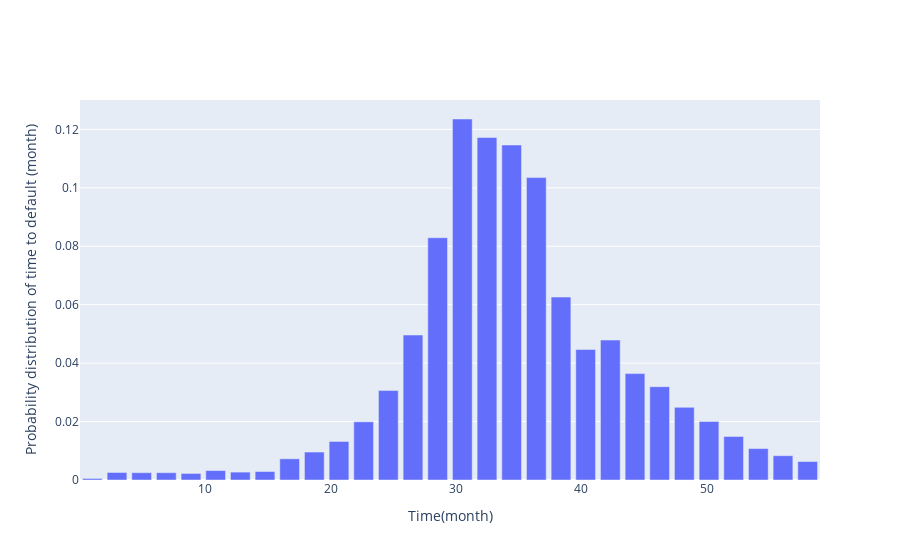

Write notebook code for a chart like this one.
### Markdown cell above
### <p style='text-align: justify;'> Remark </p>

<p style='text-align: justify;'> In case which the probability of an event happening (here default) is given, the survival function and then the time to default can be calculated analytically, accordingly. the analytical solution might have some advantages over the numerical solutions. One of the main advantages of the analytical solution is, it is fast and accurate.  However, for real-world problems most of the time the probability distribution of time to event is not given. But still, there is room to keep going in this direction, because at least the histogram of time to event (can be considered as probability distribution) is available and plotting its histogram gives us some preliminary information about the nature of the histogram and then can guess (Needs to be expert in statistic otherwise the model might now work well as expected)and then applying the proper fitting methods (e.g., exponential, Weibull) will result in the calculation of the free parameters of the model. The below cell demonstrates the probability of distribution of the time to default in a given dataset. It is worth mentioning that in the following we will not use this method and we will use a semi-parametrized cox-ph model for the calculation of survival function.</p>


<p style='text-align: justify;'> As is shown in the below cell, the obtained distribution function looks symmetric and somehow close to the normal distribution. This preliminary information obtained from the group can be used to guess the proper distribution function for the fitting. </p>

### Code cell
fig = go.Figure()

PDF    = Data[Data['status_time'] == 1]

Desity = np.histogram(PDF['time'], bins = 30)

fig.add_trace(go.Bar(x = Desity[1], y = Desity[0]/sum(Desity[0])))

fig.update_layout( xaxis_title = "Time(month)", yaxis_title = "Probability distribution of time to default (month)")

fig.show()

### Figure 1 — Plotly figure (JSON) as saved in the notebook; plotly's stock layout.template omitted (floating-point values rounded to 4 significant figures)
{"data": [{"type": "bar", "x": [1, 2.967, 4.933, 6.9, 8.867, 10.83, 12.8, 14.77, 16.73, 18.7, 20.67, 22.63, 24.6, 26.57, 28.53, 30.5, 32.47, 34.43, 36.4, 38.37, 40.33, 42.3, 44.27, 46.23, 48.2, 50.17, 52.13, 54.1, 56.07, 58.03, 60], "y": [0.0005278, 0.002573, 0.002507, 0.002507, 0.002243, 0.003233, 0.002705, 0.002903, 0.007257, 0.009566, 0.01319, 0.01992, 0.03061, 0.04961, 0.08293, 0.1236, 0.1172, 0.1147, 0.1035, 0.06261, 0.04466, 0.0479, 0.03642, 0.03193, 0.02487, 0.02006, 0.01491, 0.01075, 0.008312, 0.006333]}], "layout": {"autosize": true, "xaxis": {"autorange": true, "range": [0.01667, 59.02], "title": {"text": "Time(month)"}, "type": "linear"}, "yaxis": {"autorange": true, "range": [0, 0.1301], "title": {"text": "Probability distribution of time to default (month)"}, "type": "linear"}}}
